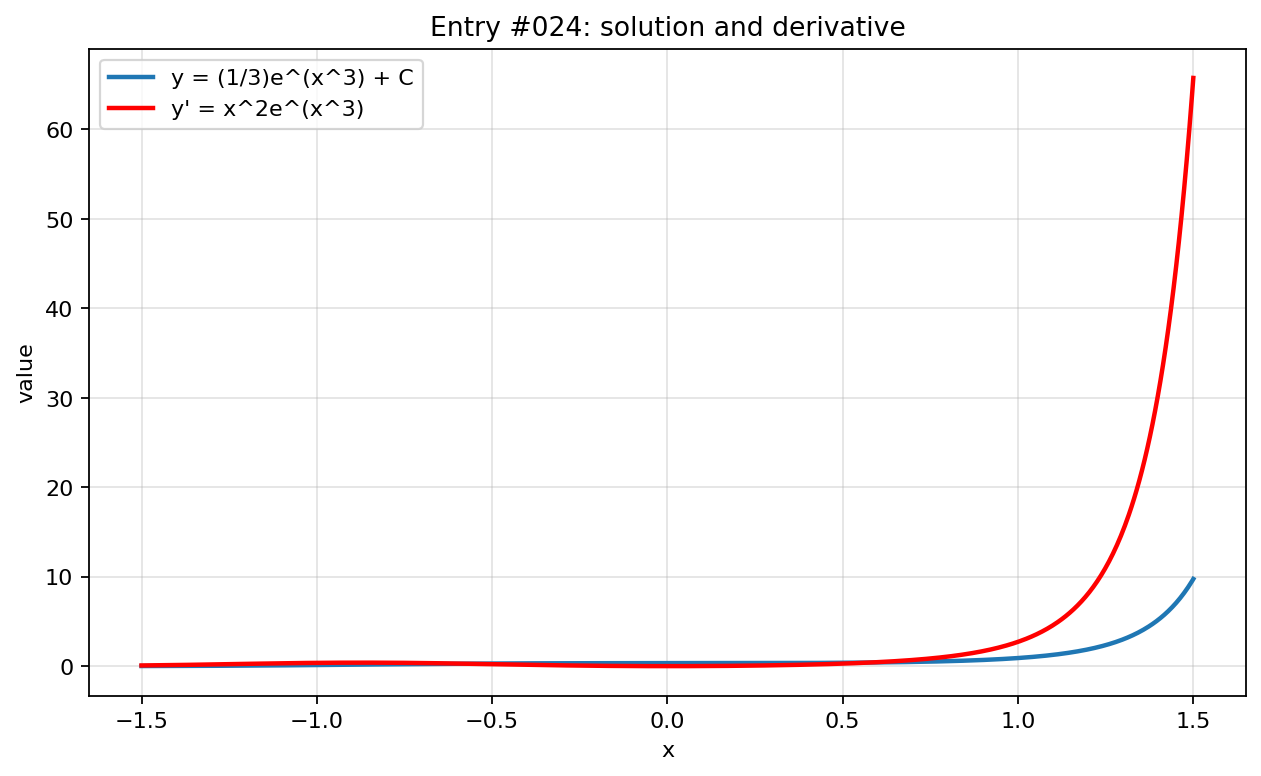

This figure's Python source:
import numpy as np
import matplotlib.pyplot as plt

x = np.linspace(-1.5, 1.5, 800)

with np.errstate(divide="ignore", invalid="ignore", over="ignore"):
    y = (1/3)*np.exp(x**3)
    y_prime = x**2*np.exp(x**3)

plt.figure(figsize=(8, 5))
plt.plot(x, y, label="y = (1/3)e^(x^3) + C", linewidth=2)
plt.plot(x, y_prime, label="y' = x^2e^(x^3)", linewidth=2, color="red")
plt.title("Entry #024: solution and derivative")
plt.xlabel("x")
plt.ylabel("value")
plt.grid(True, alpha=0.35)
plt.legend()
plt.tight_layout()
plt.show()
